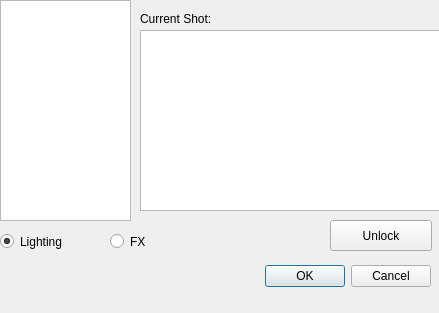
<?xml version="1.0" encoding="UTF-8"?>
<ui version="4.0">
 <class>CheckoutShotDialog</class>
 <widget class="QDialog" name="CheckoutShotDialog">
  <property name="geometry">
   <rect>
    <x>0</x>
    <y>0</y>
    <width>439</width>
    <height>313</height>
   </rect>
  </property>
  <property name="windowTitle">
   <string>Checkout Shot</string>
  </property>
  <widget class="QDialogButtonBox" name="buttonBox">
   <property name="geometry">
    <rect>
     <x>0</x>
     <y>260</y>
     <width>431</width>
     <height>32</height>
    </rect>
   </property>
   <property name="orientation">
    <enum>Qt::Horizontal</enum>
   </property>
   <property name="standardButtons">
    <set>QDialogButtonBox::Cancel|QDialogButtonBox::Ok</set>
   </property>
  </widget>
  <widget class="QRadioButton" name="rdbLightingFile">
   <property name="geometry">
    <rect>
     <x>0</x>
     <y>230</y>
     <width>111</width>
     <height>23</height>
    </rect>
   </property>
   <property name="acceptDrops">
    <bool>false</bool>
   </property>
   <property name="autoFillBackground">
    <bool>false</bool>
   </property>
   <property name="text">
    <string>Lighting</string>
   </property>
   <property name="checked">
    <bool>true</bool>
   </property>
  </widget>
  <widget class="QRadioButton" name="rdbFxFile">
   <property name="geometry">
    <rect>
     <x>110</x>
     <y>230</y>
     <width>119</width>
     <height>23</height>
    </rect>
   </property>
   <property name="text">
    <string>FX</string>
   </property>
   <property name="checked">
    <bool>false</bool>
   </property>
  </widget>
  <widget class="QListWidget" name="lwShots">
   <property name="geometry">
    <rect>
     <x>0</x>
     <y>0</y>
     <width>131</width>
     <height>221</height>
    </rect>
   </property>
  </widget>
  <widget class="QLabel" name="lblShot">
   <property name="geometry">
    <rect>
     <x>140</x>
     <y>10</y>
     <width>171</width>
     <height>18</height>
    </rect>
   </property>
   <property name="text">
    <string>Current Shot: &lt;shot&gt;</string>
   </property>
  </widget>
  <widget class="QTextBrowser" name="txtDescription">
   <property name="geometry">
    <rect>
     <x>140</x>
     <y>30</y>
     <width>301</width>
     <height>181</height>
    </rect>
   </property>
   <property name="sizePolicy">
    <sizepolicy hsizetype="Expanding" vsizetype="Expanding">
     <horstretch>1</horstretch>
     <verstretch>0</verstretch>
    </sizepolicy>
   </property>
  </widget>
  <widget class="QPushButton" name="btnUnlock">
   <property name="geometry">
    <rect>
     <x>330</x>
     <y>220</y>
     <width>102</width>
     <height>31</height>
    </rect>
   </property>
   <property name="text">
    <string>Unlock</string>
   </property>
  </widget>
 </widget>
 <resources/>
 <connections>
  <connection>
   <sender>buttonBox</sender>
   <signal>accepted()</signal>
   <receiver>CheckoutShotDialog</receiver>
   <slot>accept()</slot>
   <hints>
    <hint type="sourcelabel">
     <x>248</x>
     <y>254</y>
    </hint>
    <hint type="destinationlabel">
     <x>157</x>
     <y>274</y>
    </hint>
   </hints>
  </connection>
  <connection>
   <sender>buttonBox</sender>
   <signal>rejected()</signal>
   <receiver>CheckoutShotDialog</receiver>
   <slot>reject()</slot>
   <hints>
    <hint type="sourcelabel">
     <x>316</x>
     <y>260</y>
    </hint>
    <hint type="destinationlabel">
     <x>286</x>
     <y>274</y>
    </hint>
   </hints>
  </connection>
 </connections>
</ui>
